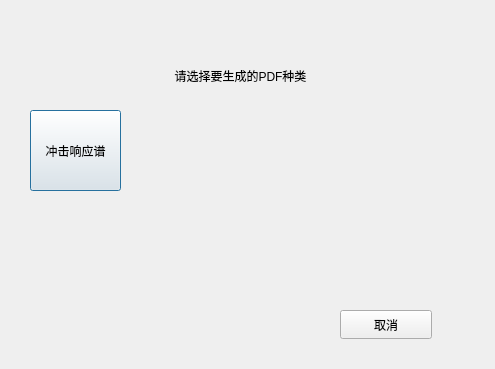
<?xml version="1.0" encoding="UTF-8"?>
<ui version="4.0">
 <class>PrintDialog</class>
 <widget class="QDialog" name="PrintDialog">
  <property name="geometry">
   <rect>
    <x>0</x>
    <y>0</y>
    <width>495</width>
    <height>369</height>
   </rect>
  </property>
  <property name="windowTitle">
   <string>Dialog</string>
  </property>
  <property name="styleSheet">
   <string notr="true">PrintDialog{

background-color:qlineargradient(spread:pad, x1:0.269528, y1:0.34, x2:1, y2:1, stop:0 rgba(0, 40, 143, 255), stop:1 rgba(255, 255, 255, 255))}</string>
  </property>
  <widget class="QLabel" name="label">
   <property name="geometry">
    <rect>
     <x>120</x>
     <y>40</y>
     <width>241</width>
     <height>71</height>
    </rect>
   </property>
   <property name="text">
    <string>请选择要生成的PDF种类</string>
   </property>
   <property name="alignment">
    <set>Qt::AlignCenter</set>
   </property>
  </widget>
  <widget class="QPushButton" name="pushButton">
   <property name="geometry">
    <rect>
     <x>30</x>
     <y>110</y>
     <width>91</width>
     <height>81</height>
    </rect>
   </property>
   <property name="text">
    <string>冲击响应谱</string>
   </property>
  </widget>
  <widget class="QPushButton" name="pushButton_2">
   <property name="geometry">
    <rect>
     <x>340</x>
     <y>310</y>
     <width>92</width>
     <height>29</height>
    </rect>
   </property>
   <property name="text">
    <string>取消</string>
   </property>
  </widget>
 </widget>
 <resources/>
 <connections/>
</ui>
